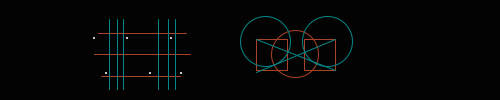
Frame 1 (no input)
Frame 60 (the mouse pressed at the canvas centre just before this capture): identical to frame 1, image omitted
Frame 120 (the mouse held since frame 60 and released just before this capture): identical to frame 1, image omitted

The Processing sketch that drew this single still picture (run headless with seeded random() and noise(); from frame 60 on, the mouse is pressed at the canvas centre):

// Processing sketch: masquellars10e00
// ── masquellars10e00.pde
//#AA4225 rojo
//#058789 verde 
Masquellar m; 

void setup() {
  size(500, 100);//se ajusta tamaño del canvas
 
    m = new Masquellar();
  }

void draw() {
  background(#030303);//color al fondo
    m.reja(60, 3);
    m.medio(60, 3);
    m.movimiento();
  }

void keyPressed() {//funcion de activar con teclado
}
// ── Masquellar.pde
class Masquellar {
  //Atributos
color eleccionColor;
color[] r = new color[3];
int f,x;

  //Constructor
Masquellar() {
f = x;
x = 50;
 
  }
  
  //Metodos

  void reja(int g, int h) {//se crea la funcion reja con sus variables
 strokeWeight(1);//tamaño de la línea
  stroke(#AA4225);//color de la línea
  line(g + 38, h + 30, g + 126, h + 30);//se dibuja la linea
  line(g+ 34,  h + 51, g + 130, h + 51);//se dibuja la linea
  line(g + 41, h + 73, g + 120, h + 73);//se dibuja la linea

  stroke(#058789);//color de la línea
  line(g + 49, h + 16, g + 49, h + 86);//se dibuja la linea
  line(g + 57, h + 16, g + 57, h + 86);//se dibuja la linea
  line(g + 63, h + 16, g + 63, h + 86);//se dibuja la linea

  line(g + 98, h + 16, g + 98, h + 86);//se dibuja la linea
  line(g + 108,h + 16, g + 108,h + 86);//se dibuja la linea
  line(g + 115,h + 16, g + 115,h + 86);//se dibuja la linea

  fill(#FFFFFF);//se pinta los ellipses
  noStroke();//sin borde
  ellipse(g + 34, h + 35, 2, 2);//se dibujan los ellipses
  ellipse(g + 67, h + 35, 2, 2);//se dibujan los ellipses
  ellipse(g + 111, h + 35, 2, 2);//se dibujan los ellipses
  ellipse(g + 121, h + 70, 2, 2);//se dibujan los ellipses
  ellipse(g + 90, h + 70, 2, 2);//se dibujan los ellipses
  ellipse(g + 46, h + 70, 2, 2);//se dibujan los ellipses
}

void medio(int g, int h) {//se crea la funcion reja con sus variables
  strokeWeight(1);//grosor de la línea
  stroke(#AA4225);//color de la línea
  noFill();//sin relleno
  ellipse(g + 235,h + 51, 47, 47);//se dibujan los ellipses
  rect(g + 244, h + 36, 31, 31);//se dibujan los cuadrados
  rect(g + 196, h + 36, 31, 31);//se dibujan los cuadrados
  stroke(#058789);//color de la línea
  line(g + 196, h + 36, g +  275, h + 67);//se dibuja la linea
  line(g + 275, h + 36, g +  196, h +  69);//se dibuja la linea
  noFill();//sin relleno
  ellipse(g + 205, h + 38, x, x);//se dibujan los ellipses
  ellipse(g + 267, h + 38, x, x);//se dibujan los ellipses
}
  void movimiento() {
  if (mouseY > 50){
  x = 100;}
  else {x = 50;
  }
  }
  }
